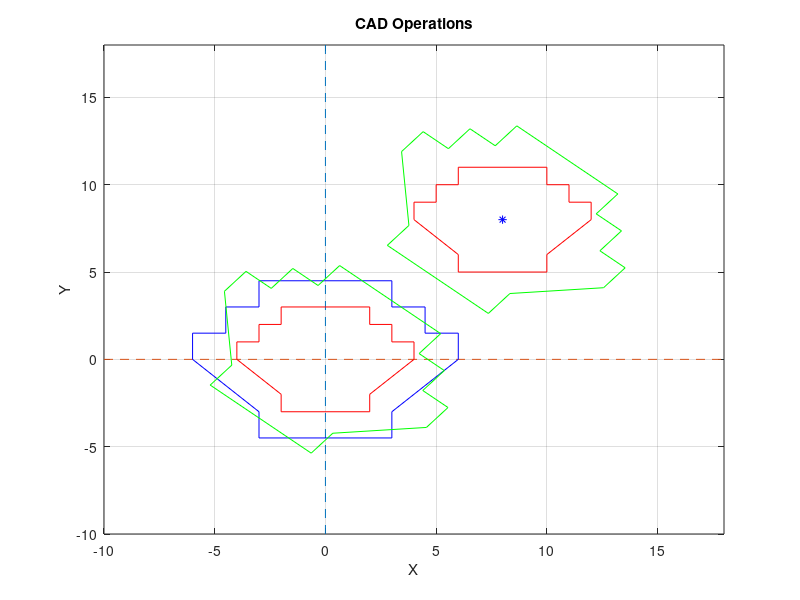

MATLAB code to generate this figure:
%% problem 2
% x and y val arrays along with the refference point

x1 = [4,6,6,10,10,12,12,11,11,10,10,6,6,5,5,4,4];
y1 = [8,6,5,5,6,8,9,9,10,10,11,11,10,10,9,9,8];

ref1 = [8;8];
%plotting the first points
plot(x1,y1,'r')
hold on
plot(ref1(1),ref1(2), 'b*')
%adding grid and axis lines
grid on
xlim([-10,18])
ylim([-10,18])
plot([0 0], ylim, '--')                 % Dashed Vertical Line at x=0
plot(xlim, [0 0], '--')
hold on
%forward translation
x2 = zeros(1,length(x1));
y2 = zeros(1,length(y1));
for i = 1:1:length(x2)
    Tf = [1,0,-ref1(1);0,1,-ref1(2);0,0,1];
    temp = Tf*[x1(i);y1(i);1];
    x2(i) = temp(1);
    y2(i) = temp(2);
end
plot(x2,y2,'r')
hold on
%scaling
S = [1.5,0;0,1.5];
temp2 = S *[x2;y2];
x3 = temp2(1,:);
y3 = temp2(2,:);
plot(x3,y3,'b')
hold on
%rotate
theta = 1/sqrt(2);
x4 = zeros(1,length(x1));
y4 = zeros(1,length(y1));
for i = 1:1:length(x2)
    R = [cos(theta),sin(theta),0;-sin(theta),cos(theta),0;0,0,1];
    temp = R*[x3(i);y3(i);1];
    x4(i) = temp(1);
    y4(i) = temp(2);
end

plot(x4,y4, 'g');
hold on
%backward translation
x5 = zeros(1,length(x1));
y5 = zeros(1,length(y1));
for i = 1:1:length(x2)
    Tb = [1,0,ref1(1);0,1,ref1(2);0,0,1];
    temp = Tb*[x4(i);y4(i);1];
    x5(i) = temp(1);
    y5(i) = temp(2);
end
plot(x5,y5,'g')
hold on
xlabel('X')
ylabel('Y')
title('CAD Operations')
